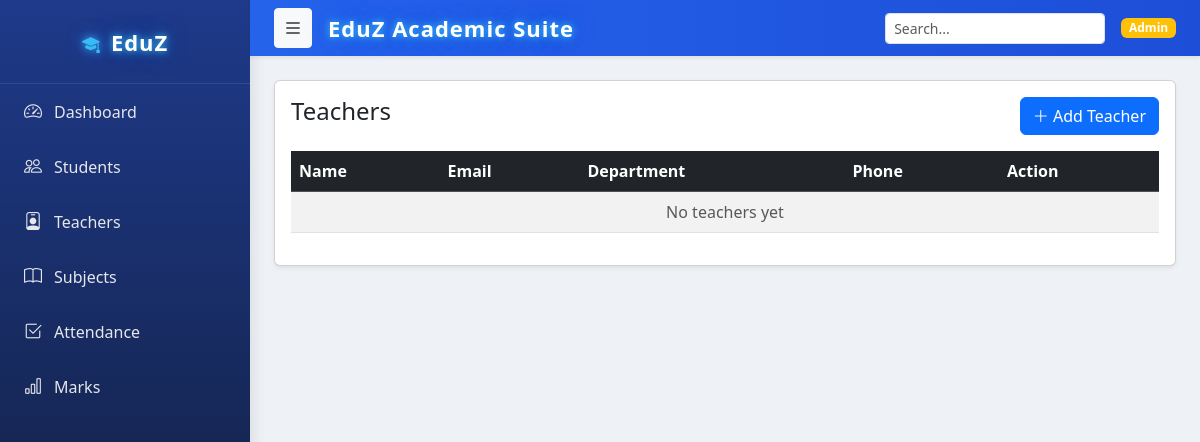
The page /teachers/ on the database as committed earlier.
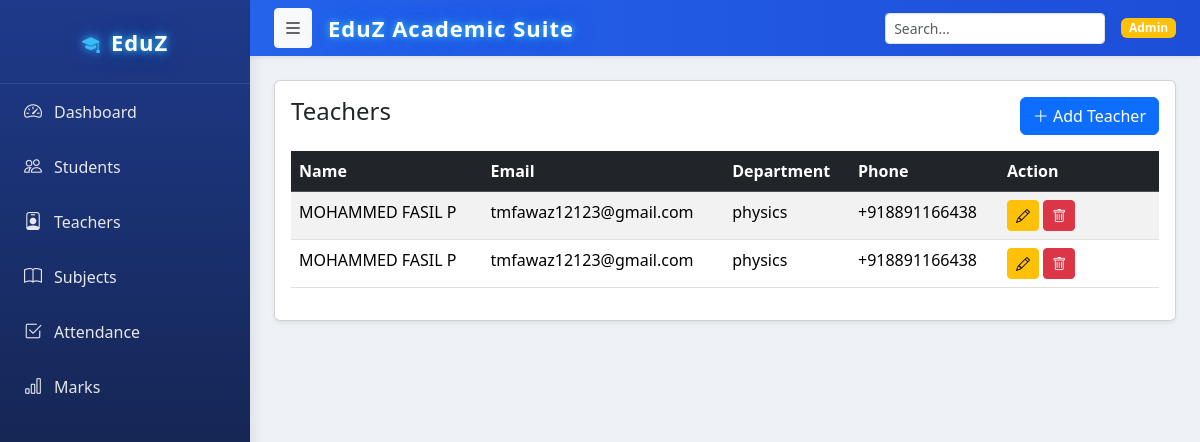
The same page on the database as committed later.
### teachers/models.py (models this page shows, shortened)
class Teacher(models.Model):
    name = models.CharField(max_length=100)
    email = models.EmailField()
    department = models.CharField(max_length=100)
    phone = models.CharField(max_length=20)

### teachers/views.py (the view)
# urls.py: path("", views.teacher_list, name="teacher_list"),
def teacher_list(request):
    teachers = Teacher.objects.all()
    return render(request, "teachers/list.html", {"teachers": teachers})

### core/context_processors.py (called while the page is built)
def role_flags(request):
    if not request.user.is_authenticated:
        return {}
    return {
        "is_admin": request.user.groups.filter(name="Admin").exists(),
        "is_teacher": request.user.groups.filter(name="Teacher").exists(),
        "is_student": request.user.groups.filter(name="Student").exists(),
    }

### core/templates/teachers/list.html
{% extends "base.html" %}
{% block content %}
<div class="card shadow-sm">
<div class="card-body">
<div class="d-flex justify-content-between mb-3">
<h4>Teachers</h4>
<a href="{% url 'teacher_add' %}" class="btn btn-primary">
<i class="bi bi-plus-lg"></i> Add Teacher
</a>
</div>
<table class="table table-striped table-hover">
<thead class="table-dark">
<tr>
<th>Name</th>
<th>Email</th>
<th>Department</th>
<th>Phone</th>
<th width="160">Action</th>
</tr>
</thead>
<tbody>
{% for t in teachers %}
<tr>
<td>{{ t.name }}</td>
<td>{{ t.email }}</td>
<td>{{ t.department }}</td>
<td>{{ t.phone }}</td>
<td>
<a href="{% url 'teacher_edit' t.id %}" class="btn btn-warning btn-sm">
<i class="bi bi-pencil"></i>
</a>
<a href="{% url 'teacher_delete' t.id %}" class="btn btn-danger btn-sm">
<i class="bi bi-trash"></i>
</a>
</td>
</tr>
{% empty %}
<tr>
<td colspan="5" class="text-center text-muted">
No teachers yet
</td>
</tr>
{% endfor %}
</tbody>
</table>
</div>
</div>
{% endblock %}

Rows that differ between the two databases and show on the page:
added Teacher: name "MOHAMMED FASIL P", email "tmfawaz12123@gmail.com", department "physics", phone "+918891166438"
added Teacher: name "MOHAMMED FASIL P", email "tmfawaz12123@gmail.com", department "physics", phone "+918891166438"
Other text that changed with them:
text no longer shown: "No teachers yet"
